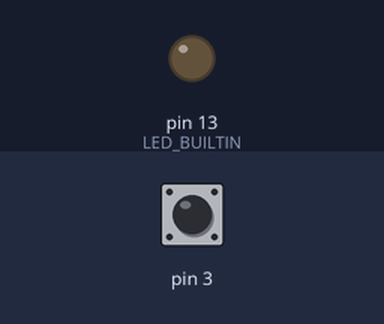
The sketch below on a simulated Arduino Uno, built with avr-gcc and run on an emulated ATmega328P. Shown: output pins drawn as LEDs (lit = HIGH). Dashed ring = blinking. Inputs (shaded band) come from the test bench; at power-on: pin 3 LOW.

Above: at 1.2 s.
1.3 s: pin 3 pulsed HIGH 5 times (0.12 s each, 0.3 s apart)
At 1.75 s:
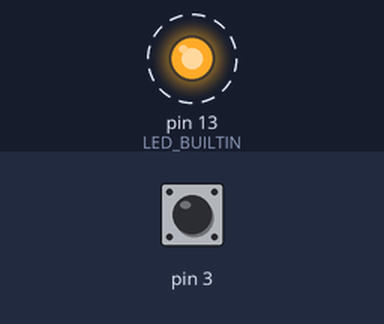
4.3 s: pin 3 driven HIGH
At 5.7 s:
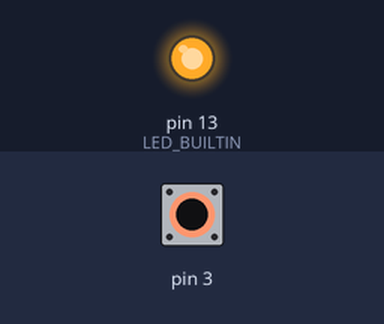
Timing chart, 0 to 7.3 s (numbered marks = the images above; inputs shaded):
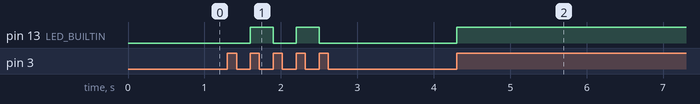

The sketch:

anemometer-rpm.ino
```cpp
#define PHOTOSENSOR_PIN 1
#define LAST_EDGE_INDEX 1    // number of edges - 1
volatile unsigned long usecRevolveTimeStart;
volatile unsigned long usecRevolveTimeEnd;
volatile int edgeCount;
volatile bool interruptValid;

unsigned long msecAvgInterval = 2000;
unsigned long msecAvgIntervalStart;
unsigned long msecSubIntervalStart;
float lastAngularVelocity;
float integratedAngularVelocity;
float avgAngularVelocity;

bool toggleLed;
bool writeToSerial;

enum ReadState {WAIT, READING, DONE} bufReadState;
char inBuffer[64];
int const inBufLen = 63;
int bufPos;

void photoInterruptOn() {

  digitalWrite(LED_BUILTIN, toggleLed);
  toggleLed = !toggleLed;

  if (!interruptValid) {
    return;
  }

  if (edgeCount == 0) {
    usecRevolveTimeStart = micros();
  } else if (edgeCount == LAST_EDGE_INDEX) {
    usecRevolveTimeEnd = micros();
    interruptValid = false;
  }
  ++edgeCount;
}

void resetInterval() {
  msecAvgIntervalStart = millis();
  msecSubIntervalStart = msecAvgIntervalStart;
  lastAngularVelocity = 0.;
  integratedAngularVelocity = 0.;
  avgAngularVelocity = 0.;

  edgeCount = 0;
  usecRevolveTimeStart = 0;
  usecRevolveTimeEnd = 0;
}

void setup() {
  // initialize digital pin LED_BUILTIN as an output.
  pinMode(LED_BUILTIN, OUTPUT);
  pinMode(PHOTOSENSOR_PIN, INPUT);  // analog

  resetInterval();
  interruptValid = true;

  attachInterrupt(PHOTOSENSOR_PIN, photoInterruptOn, RISING);

  writeToSerial = false;
  bufReadState = WAIT;
  bufPos = 0;
  Serial.begin(9600);

}


void loop() {
  // read the input on analog pin 0:
  // int sensorValue = analogRead(PHOTOSENSOR_PIN);

  if (!interruptValid) {
    if (usecRevolveTimeEnd > usecRevolveTimeStart) {
      auto const usecElapsed = usecRevolveTimeEnd- usecRevolveTimeStart;

      float const angularVelocity = 360e6 / float(usecElapsed);
      auto const msecNow = millis();
      float const Tsub = float(msecNow - msecSubIntervalStart)/1000.;
      // net angle
      integratedAngularVelocity += 0.5*(angularVelocity + lastAngularVelocity)*Tsub;

      //Serial.println(usecElapsed);

      msecSubIntervalStart = msecNow;
      lastAngularVelocity = angularVelocity;

      if (msecNow >= msecAvgIntervalStart + msecAvgInterval) {
        float const Tint = float(msecNow - msecAvgIntervalStart)/1000.; // interval time in s
        avgAngularVelocity = integratedAngularVelocity/Tint;

        if (writeToSerial) {
          Serial.print("{\"vtheta\":");
          Serial.print(avgAngularVelocity);
          Serial.println("}");
        }
        msecAvgIntervalStart = msecNow;
        integratedAngularVelocity = 0.;
      }
    }


    edgeCount = 0;
    interruptValid = true;
  }

  int const data = Serial.read();
  if (data >= 0) {
    char const ch = char(data);
    if (ch == 'P') {         // pause sending data over serial
      writeToSerial = false;
    } else if (ch == 'R') {  // resume sending data over serial
      writeToSerial = true;
    } else if (ch == 'T') {
      bufReadState = READING;
    } else if (ch == ';') { // don't record
      bufReadState = DONE;
    }

    if (bufReadState == READING) {
      if (bufPos < inBufLen) {
        inBuffer[bufPos++] += ch;
      } else {  // error
        bufPos = 0;
        bufReadState = WAIT;
      }
    } else if (bufReadState == DONE) {
      inBuffer[bufPos] = '\0';
      if (inBuffer[0] = 'T') {
        int const msecNewInterval = atoi(&inBuffer[1]); // trim command char
        if (msecNewInterval > 500 && msecNewInterval < 60000) {
          interruptValid = false;
          msecAvgInterval = msecNewInterval;
          resetInterval();
          interruptValid = true;
        }
      }
      bufPos = 0;
      bufReadState = WAIT;
    }
  }

}
```

Measured:
- after the input at 1.3 s, pin 13 (LED_BUILTIN): alternates HIGH for 0.30 s and LOW for 0.30 s, 4 changes in all, then stays LOW, starting after 0.30 s
- after the input at 4.3 s, pin 13 (LED_BUILTIN): LOW → HIGH at once
